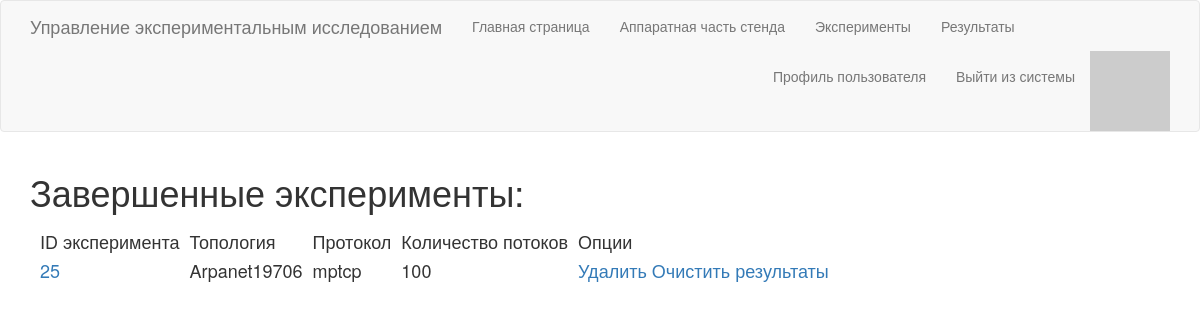
The page /results (signed in) on the database its author committed.
### app/experiment/ExperimentModel.py (models this page shows, shortened)
class Experiment(db.Model):
    id = db.Column(db.Integer, primary_key=True)
    mode = db.Column(db.String(10), index=True)
    model = db.Column(db.String(10), index=True)
    subflow = db.Column(db.Integer, index=True)
    topo = db.Column(db.String(20), index=True)
    poles = db.Column(db.Integer, index=True)
    flows = db.Column(db.Integer, index=True)
    poles_seed = db.Column(db.Integer, index=True)
    routes_seed = db.Column(db.Integer, index=True)
    cc = db.Column(db.String(20), index=True)
    protocol = db.Column(db.String(20), index=True)
    distribution = db.Column(db.String(20), index=True)
    time = db.Column(db.Integer, index=True)
    probe = db.Column(db.Integer, index=True)
    completed = db.Column(db.Boolean, index=True)

### app/routes.py (the view)
@app.route('/results')
@login_required
def results():
    exps = Experiment.query.filter_by(completed = True).all()
    return render_template('results.html', title='Результаты', exps=exps)

### app/models.py (called while the page is built)
@login.user_loader
def load_user(id):
    return User.query.get(int(id))

    def avatar(self, size):
        digest = md5(self.email.lower().encode('utf-8')).hexdigest()
        return 'https://www.gravatar.com/avatar/{}?d=identicon&s={}'.format(
                        digest, size)

### app/routes.py (called while the page is built)
@app.before_request
def before_request():
    if current_user.is_authenticated:
        current_user.last_seen = datetime.utcnow()
        db.session.commit()

### app/templates/results.html (shortened to what this page needs)
{% extends "base.html" %}
{% block app_content %}
    <h1>Завершенные эксперименты:</h1>
    <h4>
    <table style="border-collapse: separate; border-spacing: 10px;" id="connectionTable">
        <thead>
            <tr valign="top">
                <td> ID эксперимента </td>
                <td> Топология </td>
                <td> Протокол </td>
                <td> Количество потоков </td>
                <td> Опции </td>
            </tr>
        </thead>
        <tbody>
            {% for exp in exps %}
                {% include "_experiment_result.html" %}
            {% endfor %}
        </tbody>
    </h4>
{% endblock %}

### app/templates/_experiment_result.html
<tr valign="top">
    <td><a href="{{ url_for('exp_result', experimentid=exp.id) }}">{{ exp.id }}</a></td>
    <td>{{ exp.topo }}</td>
    <td>{{ exp.protocol }}</td>
    <td>{{ exp.flows }}</td>
    <td><a href="{{ url_for('exp_del', experimentid=exp.id) }}">Удалить</a>
        <a href="{{ url_for('res_del', experimentid=exp.id) }}">Очистить результаты</a></td>
</tr>

### rows shown on the page
Experiment: id "25", topo "Arpanet19706", protocol "mptcp", flows "100"
